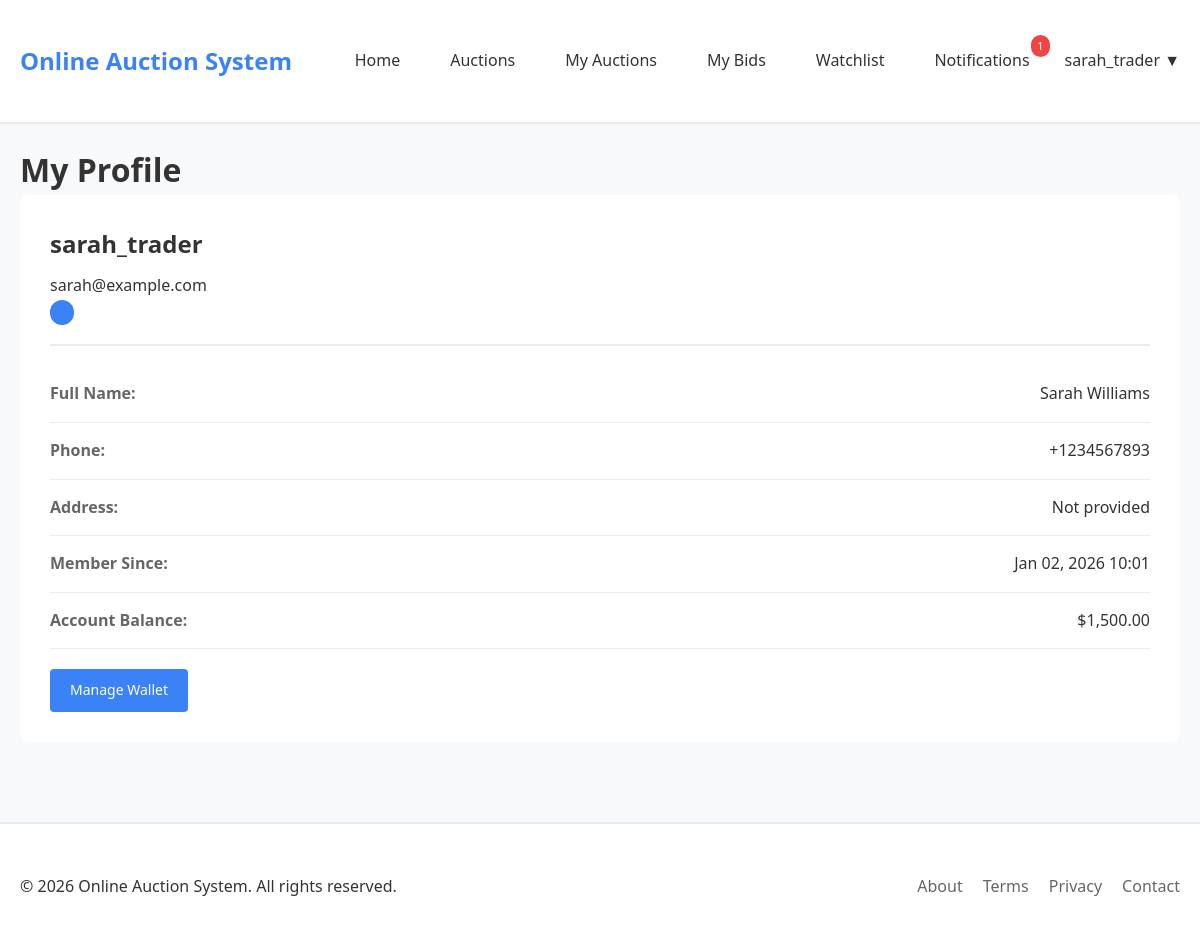
Screenshot of /profile.php (signed in) with the database file from the repository.
### tables this page shows
CREATE TABLE users (
    id INT PRIMARY KEY AUTO_INCREMENT,
    username VARCHAR(50) UNIQUE NOT NULL,
    email VARCHAR(100) UNIQUE NOT NULL,
    password VARCHAR(255) NOT NULL,
    full_name VARCHAR(100) NOT NULL,
    phone VARCHAR(20),
    address TEXT,
    balance DECIMAL(10, 2) DEFAULT 0.00,
    rating DECIMAL(3, 2) DEFAULT 0.00,
    total_ratings INT DEFAULT 0,
    is_active BOOLEAN DEFAULT TRUE,
    created_at TIMESTAMP DEFAULT CURRENT_TIMESTAMP,
    INDEX idx_username (username),
    INDEX idx_email (email)
);

### includes/functions.php (called while the page is built, shortened)
<?php
require_once 'config.php';
function isLoggedIn() {
    return isset($_SESSION['user_id']);
}
function getCurrentUser() {
    global $pdo;
    $stmt = $pdo->prepare("SELECT * FROM users WHERE id = ?");
    $stmt->execute([$_SESSION['user_id']]);
    return $stmt->fetch();
}
function formatPrice($amount) {
    return '$' . number_format($amount, 2);
}
function formatDate($datetime) {
    return date('M d, Y H:i', strtotime($datetime));
}
?>

### profile.php (the view, shortened to what this page needs)
<?php
require_once 'includes/functions.php';
$user = getCurrentUser();
include 'includes/header.php';
?>
<div class="container">
    <h1>My Profile</h1>
    <div class="profile-card">
        <div class="profile-header">
            <div class="profile-info">
                <h2><?php echo $user['username']; ?></h2>
                <p><?php echo $user['email']; ?></p>
                <span class="role-badge"><?php echo ucfirst($user['role']); ?></span>
            </div>
        </div>
        <div class="profile-details">
            <div class="detail-row">
                <span class="label">Full Name:</span>
                <span><?php echo $user['full_name']; ?></span>
            </div>
            <div class="detail-row">
                <span class="label">Phone:</span>
                <span><?php echo $user['phone'] ?: 'Not provided'; ?></span>
            </div>
            <div class="detail-row">
                <span class="label">Address:</span>
                <span><?php echo $user['address'] ?: 'Not provided'; ?></span>
            </div>
            <div class="detail-row">
                <span class="label">Member Since:</span>
                <span><?php echo formatDate($user['created_at']); ?></span>
            </div>
            <div class="detail-row">
                <span class="label">Account Balance:</span>
                <span><?php echo formatPrice($user['balance']); ?></span>
            </div>
        </div>
        <div class="profile-actions">
            <a href="wallet.php" class="btn btn-primary">Manage Wallet</a>
        </div>
    </div>
</div>
<?php include 'includes/footer.php'; ?>

### css/style.css (style rules this page uses)
* { margin: 0; padding: 0; box-sizing: border-box; }
body { font-family: 'Segoe UI', Tahoma, Geneva, Verdana, sans-serif; background: #f8f9fa; color: #333; line-height: 1.6; }
.container { max-width: 1200px; margin: 0 auto; padding: 20px; }
.btn { display: inline-block; padding: 10px 20px; border-radius: 4px; text-decoration: none; border: none; cursor: pointer; font-size: 14px; transition: background 0.3s; }
.btn-primary { background: #3b82f6; color: white; }
.profile-card { background: white; border-radius: 8px; padding: 30px; }
.profile-header { border-bottom: 2px solid #e9ecef; padding-bottom: 20px; margin-bottom: 20px; }
.profile-info h2 { margin-bottom: 10px; }
.role-badge { background: #3b82f6; color: white; padding: 4px 12px; border-radius: 12px; font-size: 12px; }
.profile-details { margin: 20px 0; }
.detail-row { display: flex; justify-content: space-between; padding: 15px 0; border-bottom: 1px solid #e9ecef; }
.detail-row .label { color: #666; font-weight: 600; }

### rows the page displays
users: username "sarah_trader", email "sarah@example.com", full_name "Sarah Williams", phone "+1234567893", address "Not provided", created_at "Jan 02, 2026 10:01", balance "$1,500.00"

### other values shown
SITE_NAME "Online Auction System"
$unread_count "1"
$_SESSION['username'] "sarah_trader"
